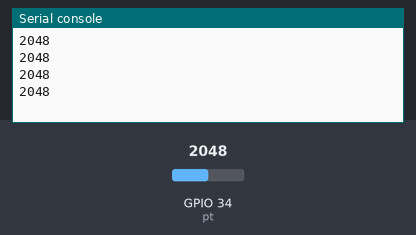
Simulated run of this program. Board: ESP32 board running MicroPython. On the bench: the last lines printed to the serial console. The inputs (shaded band) are chosen by the test bench; at power-on: GPIO 34 (pt) = 2048 (analog values on the 0–4095 scale).

Above: at 1.2 s.
1.3 s: GPIO 34 (pt) set to 2866
At 1.71 s:
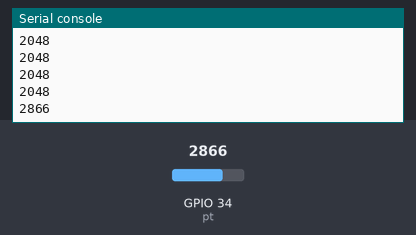
2.8 s: GPIO 34 (pt) set to 3603
At 2.91 s:
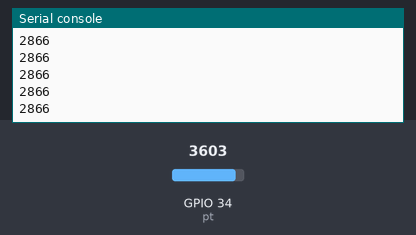
Timing chart, 0 to 5.8 s (numbered marks = the images above; inputs shaded):
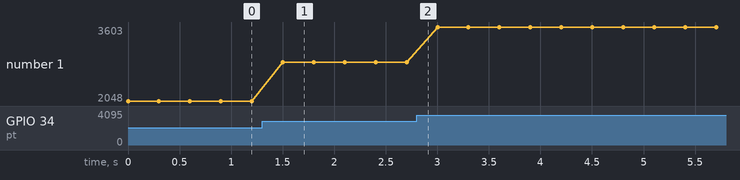

The program:

HB-MicroPython-11-PotEsp32.py
```python
'''
For more details, please follow the link below:
https://hamruyesh.com/product/micro-python-esp32-esp8266-programming-tutorial/

'''
from machine import Pin, ADC
from time import sleep

pt = ADC(Pin(34))
pt.atten(ADC.ATTN_11DB)

while True:
  print(pt.read())
  sleep(0.3)
```

Measured:
- after the input at 1.3 s, the serial console: prints a new line after 0.20 s (image 1)
- plotted number 1: 2048 → 2866 after the input at 1.3 s, 2866 → 3603 after the input at 2.8 s
